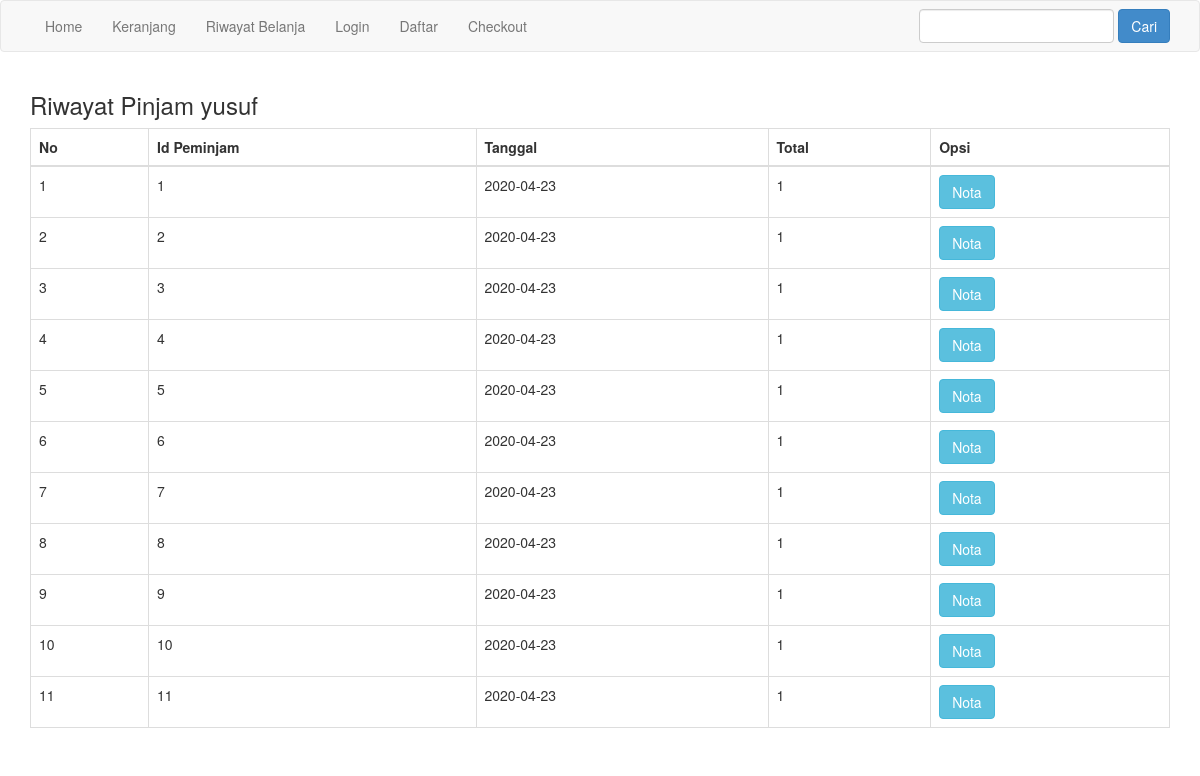
The app's page /perpustakaan/riwayat.php (signed in) with its own data.
### tables this page shows
CREATE TABLE `proses` (
  `id_peminjaman` int(11) NOT NULL,
  `id_peminjam` int(11) NOT NULL,
  `id_waktu` int(11) NOT NULL,
  `id_buku` int(11) NOT NULL,
  `jumlah` float NOT NULL,
  `total_bayar` float NOT NULL,
  `tanggal_pinjam` date NOT NULL,
  `lama_pinjam` varchar(100) NOT NULL,
  `tarif` int(11) NOT NULL,
  `kode_peminjaman` varchar(50) NOT NULL
);

### perpustakaan/riwayat.php (the view, shortened to what this page needs)
<?php
$koneksi = new mysqli("localhost","root","","perpustakaan");
 ?>
 <!DOCTYPE html>
 <html>
 <head>
 	<link rel="stylesheet" href="admin/assets/css/bootstrap.css">
 </head>
 <body>
<?php include 'menu.php'; ?>
<section class="riwayat">
	<div class="container">
		<h3>Riwayat Pinjam <?php echo $_SESSION["peminjam"]["nama_peminjam"] ?></h3>
		<table class="table table-bordered">
			<thead>
				<tr>
					<th>No</th>
					<th>Id Peminjam</th>
					<th>Tanggal</th>
					<th>Total</th>
					<th>Opsi</th>
				</tr>
			</thead>
			<tbody>
				<?php
				$nomor=1;
				$id_peminjam = $_SESSION["peminjam"]["id_peminjam"];
				$ambil = $koneksi->query("SELECT * FROM proses WHERE id_peminjam='$id_peminjam'");
				while($pecah = $ambil->fetch_assoc()){
				 ?>
				<tr>
					<td><?php echo $nomor ?></td>
					<td><?php echo $pecah["id_peminjaman"]; ?></td>
					<td><?php echo $pecah["tanggal_pinjam"] ?></td>
					<td><?php echo $pecah["jumlah"] ?></td>
					<td>
						<a href="nota.php?id=<?php echo $pecah["id_peminjaman"] ?>" class="btn btn-info">Nota</a>
					</td>
				</tr>
				<?php $nomor++; ?>
				<?php } ?>
			</tbody>
		</table>
	</div>
</section>
 </body>
 </html>

### records on screen
proses: id_peminjaman "1", tanggal_pinjam "2020-04-23", jumlah "1"
proses: id_peminjaman "2", tanggal_pinjam "2020-04-23", jumlah "1"
proses: id_peminjaman "3", tanggal_pinjam "2020-04-23", jumlah "1"
proses: id_peminjaman "4", tanggal_pinjam "2020-04-23", jumlah "1"
proses: id_peminjaman "5", tanggal_pinjam "2020-04-23", jumlah "1"
proses: id_peminjaman "6", tanggal_pinjam "2020-04-23", jumlah "1"
proses: id_peminjaman "7", tanggal_pinjam "2020-04-23", jumlah "1"
proses: id_peminjaman "8", tanggal_pinjam "2020-04-23", jumlah "1"
proses: id_peminjaman "9", tanggal_pinjam "2020-04-23", jumlah "1"
proses: id_peminjaman "10", tanggal_pinjam "2020-04-23", jumlah "1"
proses: id_peminjaman "11", tanggal_pinjam "2020-04-23", jumlah "1"

### other values on screen
$_SESSION["peminjam"]["nama_peminjam"] "yusuf"
